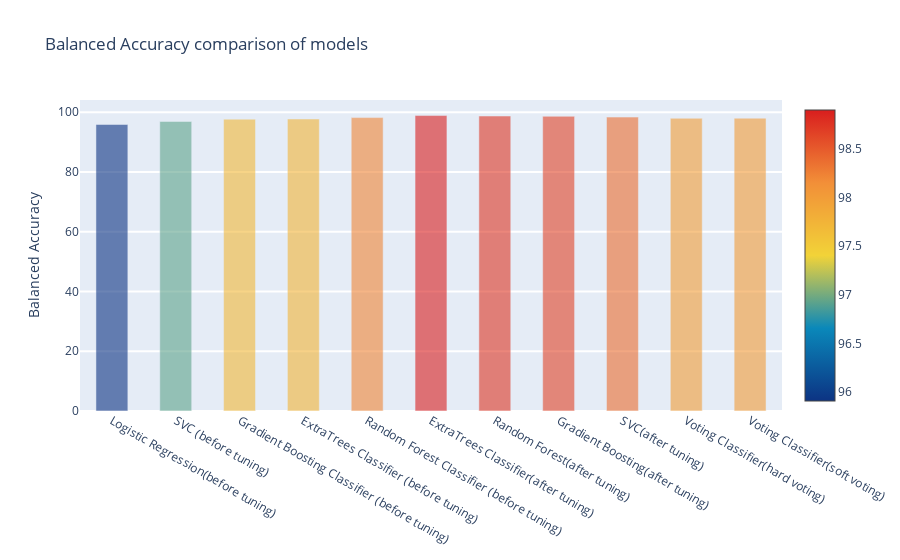

The cell this chart's notebook holds for it:
### Code cell
import re
import sklearn

import seaborn as sns
%matplotlib inline

import plotly.offline as py
py.init_notebook_mode(connected=True)
import plotly.graph_objs as go
import plotly.tools as tls


y = performance_comp['Balanced Accuracy'].values
x = MODEL
data = [go.Bar(
            x= x,
             y= y,
            width = 0.5,
            marker=dict(
               color =  performance_comp['Balanced Accuracy'].values,
            colorscale='Portland',
            showscale=True,
            reversescale = False
            ),
            opacity=0.6
        )]

layout= go.Layout(
    autosize= True,
    title= 'Balanced Accuracy comparison of models',
    hovermode= 'closest',
#     xaxis= dict(
#         title= 'Pop',
#         ticklen= 5,
#         zeroline= False,
#         gridwidth= 2,
#     ),
    yaxis=dict(
        title= 'Balanced Accuracy',
        ticklen= 5,
        gridwidth= 2
    ),
    showlegend= False
)
fig = go.Figure(data=data, layout=layout)
py.iplot(fig, filename='bar-direct-labels')

### Figure 1 — Plotly figure (JSON) as saved in the notebook; plotly's stock layout.template omitted (floating-point values rounded to 4 significant figures)
{"data": [{"marker": {"color": [95.91, 96.93, 97.69, 97.75, 98.22, 98.9, 98.74, 98.65, 98.38, 97.99, 98.02], "colorscale": [[0, "rgb(12,51,131)"], [0.25, "rgb(10,136,186)"], [0.5, "rgb(242,211,56)"], [0.75, "rgb(242,143,56)"], [1, "rgb(217,30,30)"]], "reversescale": false, "showscale": true}, "opacity": 0.6, "type": "bar", "width": 0.5, "x": ["Logistic Regression(before tuning)", "SVC (before tuning)", "Gradient Boosting Classifier (before tuning)", "ExtraTrees Classifier (before tuning)", "Random Forest Classifier (before tuning)", "ExtraTrees Classifier(after tuning)", "Random Forest(after tuning)", "Gradient Boosting(after tuning)", "SVC(after tuning)", "Voting Classifier(hard voting)", "Voting Classifier(soft voting)"], "y": [95.91, 96.93, 97.69, 97.75, 98.22, 98.9, 98.74, 98.65, 98.38, 97.99, 98.02]}], "layout": {"autosize": true, "hovermode": "closest", "showlegend": false, "title": {"text": "Balanced Accuracy comparison of models"}, "yaxis": {"gridwidth": 2, "ticklen": 5, "title": {"text": "Balanced Accuracy"}}}}
